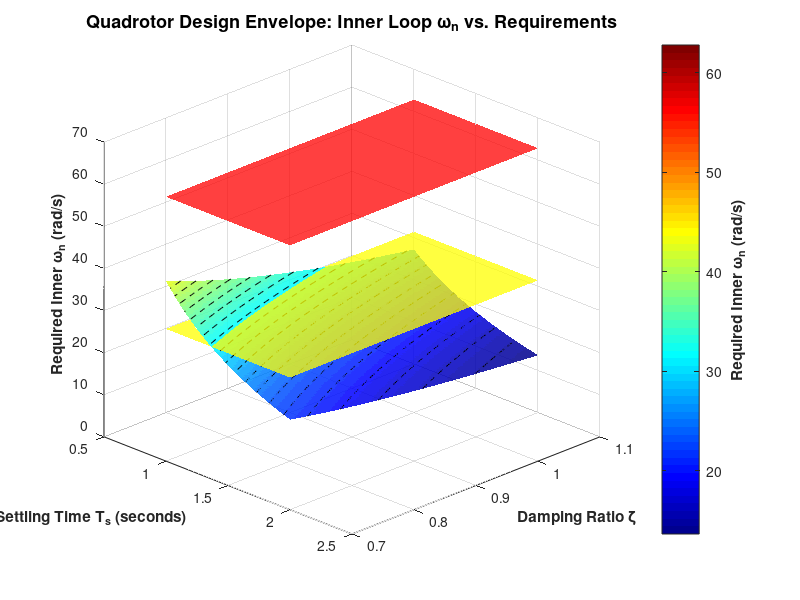

MATLAB code for this plot:
%% REQ-Dyn-03
% Finding natural frequencies and damping ratios
clear all; close all; clc;

N = 100;

% Range of damping ratios and settling times
zeta = linspace(0.7,1.1,N);
ts = linspace(1.0,2.0,N);

p = 0.05; % Percent (want within 95% so 5% error)

[TS, ZETA] = meshgrid(ts, zeta);

Omega_n_mid = -log(p) ./ (ZETA .* TS);

% Inner loop targets
Omega_n_inner_rps = Omega_n_mid * 10.0;      % in radians per second
Omega_n_inner_hz  = Omega_n_inner_rps / (2 * pi); % in Hertz

% Motor limitations: frequency response limits (bandwidth limits)
% Need to modify once know rough propellor size and motor update rate
motor_ceiling_rps = 62.8;  % 10 Hz
risky_ceiling_rps = 31.4;  % 5 Hz boundary (high vibrations)

% Plotting
figure('Position', [100, 100, 900, 600]);
surf_handle = surf(TS, ZETA, Omega_n_inner_rps, 'EdgeColor', 'none', 'FaceAlpha', 0.85);
hold on;
contour3(TS, ZETA, Omega_n_inner_rps, 20, 'k--');

[TS_mesh, ZETA_mesh] = meshgrid(ts, zeta);
z_ceiling = motor_ceiling_rps * ones(size(TS_mesh));
z_risky   = risky_ceiling_rps * ones(size(TS_mesh));

mesh(TS_mesh, ZETA_mesh, z_ceiling, 'FaceColor', 'r', 'EdgeColor', 'none', 'FaceAlpha', 0.75, 'DisplayName', 'Absolute Motor Limit (~20 Hz)');
mesh(TS_mesh, ZETA_mesh, z_risky, 'FaceColor', 'y', 'EdgeColor', 'none', 'FaceAlpha', 0.75, 'DisplayName', 'High Noise/Vibration Threshold (~10 Hz)');

colormap(jet);
colorbar_handle = colorbar;
ylabel(colorbar_handle, 'Required Inner \omega_n (rad/s)', 'FontSize', 11, 'FontWeight', 'bold');

title('Quadrotor Design Envelope: Inner Loop \omega_n vs. Requirements', 'FontSize', 13, 'FontWeight', 'bold');
xlabel('95% Velocity Settling Time T_s (seconds)', 'FontSize', 11, 'FontWeight', 'bold');
ylabel('Damping Ratio \zeta', 'FontSize', 11, 'FontWeight', 'bold');
zlabel('Required Inner \omega_n (rad/s)', 'FontSize', 11, 'FontWeight', 'bold');

zlim([0, 70]);
xlim([0.5, 2.5]);
view(45, 25); % Set a clean 3D perspective angle
grid on;
